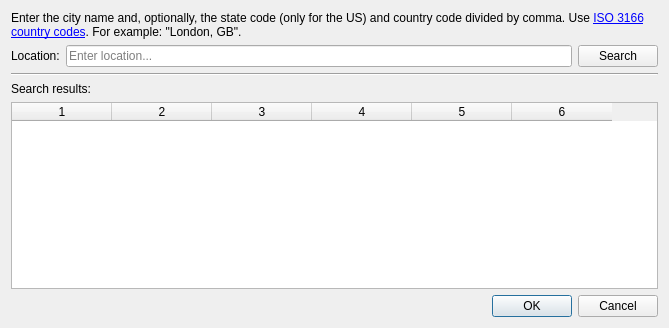
<?xml version="1.0" encoding="UTF-8"?>
<ui version="4.0">
 <class>LocationFinderDialog</class>
 <widget class="QDialog" name="LocationFinderDialog">
  <property name="geometry">
   <rect>
    <x>0</x>
    <y>0</y>
    <width>669</width>
    <height>328</height>
   </rect>
  </property>
  <property name="windowTitle">
   <string>Search location coordinates</string>
  </property>
  <property name="windowIcon">
   <iconset resource="../rsc/resources.qrc">
    <normaloff>:/TrayWeather/application.svg</normaloff>:/TrayWeather/application.svg</iconset>
  </property>
  <property name="modal">
   <bool>true</bool>
  </property>
  <layout class="QVBoxLayout" name="verticalLayout">
   <item>
    <widget class="QLabel" name="label_2">
     <property name="text">
      <string>&lt;html&gt;&lt;head/&gt;&lt;body&gt;&lt;p&gt;Enter the city name and, optionally, the state code (only for the US) and country code divided by comma. Use &lt;a href=&quot;https://en.wikipedia.org/wiki/ISO_3166-1_alpha-2&quot;&gt;ISO 3166 country codes&lt;/a&gt;. For example: &quot;London, GB&quot;.&lt;/p&gt;
&lt;/body&gt;&lt;/html&gt;</string>
     </property>
     <property name="textFormat">
      <enum>Qt::RichText</enum>
     </property>
     <property name="scaledContents">
      <bool>false</bool>
     </property>
     <property name="alignment">
      <set>Qt::AlignLeading|Qt::AlignLeft|Qt::AlignVCenter</set>
     </property>
     <property name="wordWrap">
      <bool>true</bool>
     </property>
     <property name="openExternalLinks">
      <bool>true</bool>
     </property>
    </widget>
   </item>
   <item>
    <layout class="QHBoxLayout" name="horizontalLayout">
     <item>
      <widget class="QLabel" name="label">
       <property name="text">
        <string>Location:</string>
       </property>
      </widget>
     </item>
     <item>
      <widget class="QLineEdit" name="m_location">
       <property name="placeholderText">
        <string>Enter location...</string>
       </property>
       <property name="clearButtonEnabled">
        <bool>true</bool>
       </property>
      </widget>
     </item>
     <item>
      <widget class="QPushButton" name="m_searchButton">
       <property name="text">
        <string>Search</string>
       </property>
      </widget>
     </item>
    </layout>
   </item>
   <item>
    <widget class="Line" name="line">
     <property name="orientation">
      <enum>Qt::Horizontal</enum>
     </property>
    </widget>
   </item>
   <item>
    <widget class="QLabel" name="label_3">
     <property name="text">
      <string>Search results:</string>
     </property>
    </widget>
   </item>
   <item>
    <widget class="QTableWidget" name="m_locationsTable">
     <property name="sizeAdjustPolicy">
      <enum>QAbstractScrollArea::AdjustToContents</enum>
     </property>
     <property name="editTriggers">
      <set>QAbstractItemView::NoEditTriggers</set>
     </property>
     <property name="showDropIndicator" stdset="0">
      <bool>false</bool>
     </property>
     <property name="dragDropOverwriteMode">
      <bool>false</bool>
     </property>
     <property name="alternatingRowColors">
      <bool>true</bool>
     </property>
     <property name="selectionMode">
      <enum>QAbstractItemView::SingleSelection</enum>
     </property>
     <property name="selectionBehavior">
      <enum>QAbstractItemView::SelectRows</enum>
     </property>
     <property name="columnCount">
      <number>6</number>
     </property>
     <attribute name="verticalHeaderVisible">
      <bool>false</bool>
     </attribute>
     <column/>
     <column/>
     <column/>
     <column/>
     <column/>
     <column/>
    </widget>
   </item>
   <item>
    <widget class="QDialogButtonBox" name="m_buttonBox">
     <property name="orientation">
      <enum>Qt::Horizontal</enum>
     </property>
     <property name="standardButtons">
      <set>QDialogButtonBox::Cancel|QDialogButtonBox::Ok</set>
     </property>
    </widget>
   </item>
  </layout>
 </widget>
 <resources>
  <include location="../rsc/resources.qrc"/>
 </resources>
 <connections>
  <connection>
   <sender>m_buttonBox</sender>
   <signal>accepted()</signal>
   <receiver>LocationFinderDialog</receiver>
   <slot>accept()</slot>
   <hints>
    <hint type="sourcelabel">
     <x>248</x>
     <y>254</y>
    </hint>
    <hint type="destinationlabel">
     <x>157</x>
     <y>274</y>
    </hint>
   </hints>
  </connection>
  <connection>
   <sender>m_buttonBox</sender>
   <signal>rejected()</signal>
   <receiver>LocationFinderDialog</receiver>
   <slot>reject()</slot>
   <hints>
    <hint type="sourcelabel">
     <x>316</x>
     <y>260</y>
    </hint>
    <hint type="destinationlabel">
     <x>286</x>
     <y>274</y>
    </hint>
   </hints>
  </connection>
 </connections>
</ui>
